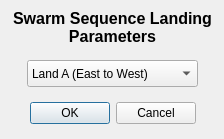
<?xml version="1.0" encoding="UTF-8"?>
<ui version="4.0">
 <class>sequenceLandDialog</class>
 <widget class="QDialog" name="sequenceLandDialog">
  <property name="geometry">
   <rect>
    <x>0</x>
    <y>0</y>
    <width>224</width>
    <height>139</height>
   </rect>
  </property>
  <property name="windowTitle">
   <string>Dialog</string>
  </property>
  <widget class="QDialogButtonBox" name="btnbx_CancelOK">
   <property name="geometry">
    <rect>
     <x>7</x>
     <y>100</y>
     <width>211</width>
     <height>27</height>
    </rect>
   </property>
   <property name="toolTip">
    <string>&lt;html&gt;&lt;head/&gt;&lt;body&gt;&lt;p&gt;&lt;br/&gt;&lt;/p&gt;&lt;/body&gt;&lt;/html&gt;</string>
   </property>
   <property name="orientation">
    <enum>Qt::Horizontal</enum>
   </property>
   <property name="standardButtons">
    <set>QDialogButtonBox::Cancel|QDialogButtonBox::Ok</set>
   </property>
   <property name="centerButtons">
    <bool>true</bool>
   </property>
  </widget>
  <widget class="QLabel" name="lbl_sequenceLanding">
   <property name="geometry">
    <rect>
     <x>7</x>
     <y>12</y>
     <width>211</width>
     <height>31</height>
    </rect>
   </property>
   <property name="font">
    <font>
     <pointsize>12</pointsize>
     <weight>75</weight>
     <bold>true</bold>
    </font>
   </property>
   <property name="text">
    <string>Swarm Sequence Landing Parameters</string>
   </property>
   <property name="alignment">
    <set>Qt::AlignCenter</set>
   </property>
   <property name="wordWrap">
    <bool>true</bool>
   </property>
  </widget>
  <widget class="QComboBox" name="combo_landOption">
   <property name="geometry">
    <rect>
     <x>27</x>
     <y>60</y>
     <width>171</width>
     <height>27</height>
    </rect>
   </property>
   <property name="toolTip">
    <string>&lt;html&gt;&lt;head/&gt;&lt;body&gt;&lt;p&gt;Landing option (Runway 28 or 10 for westerly or easterly landing respectively)&lt;/p&gt;&lt;/body&gt;&lt;/html&gt;</string>
   </property>
   <item>
    <property name="text">
     <string>Land A (East to West)</string>
    </property>
   </item>
   <item>
    <property name="text">
     <string>Land B (West to East)</string>
    </property>
   </item>
  </widget>
 </widget>
 <resources/>
 <connections>
  <connection>
   <sender>btnbx_CancelOK</sender>
   <signal>accepted()</signal>
   <receiver>sequenceLandDialog</receiver>
   <slot>accept()</slot>
   <hints>
    <hint type="sourcelabel">
     <x>248</x>
     <y>254</y>
    </hint>
    <hint type="destinationlabel">
     <x>157</x>
     <y>274</y>
    </hint>
   </hints>
  </connection>
  <connection>
   <sender>btnbx_CancelOK</sender>
   <signal>rejected()</signal>
   <receiver>sequenceLandDialog</receiver>
   <slot>reject()</slot>
   <hints>
    <hint type="sourcelabel">
     <x>316</x>
     <y>260</y>
    </hint>
    <hint type="destinationlabel">
     <x>286</x>
     <y>274</y>
    </hint>
   </hints>
  </connection>
 </connections>
</ui>
